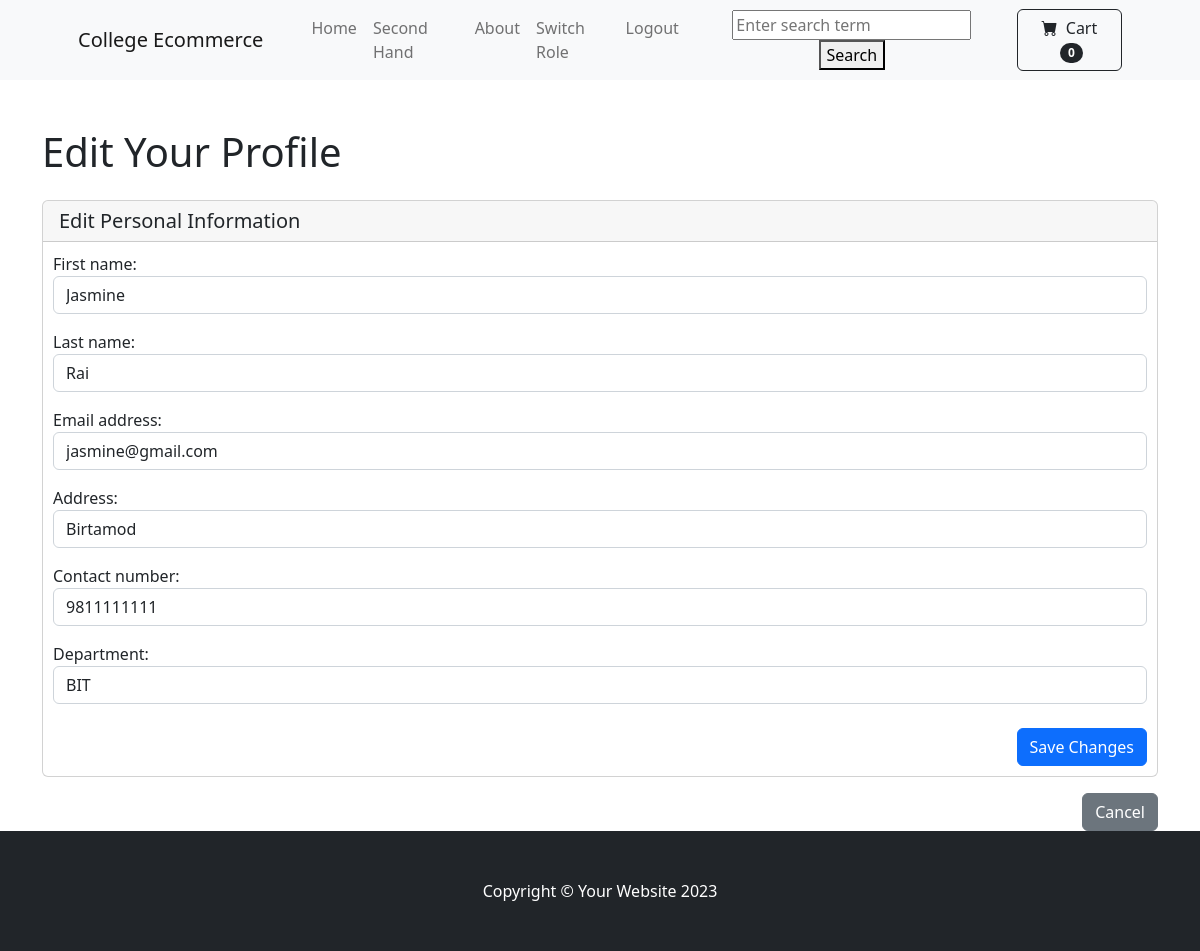
The app's page /account/profile/edit/4/ (signed in) with its own data.
### account/models.py (models this page shows, shortened)
class User(AbstractUser):
    USER_TYPE_CHOICES = (
        ('customer', 'Customer'),
        ('seller', 'Seller'),
        ('both', 'Both')
    )
    active_role = models.CharField(max_length=10, choices=USER_TYPE_CHOICES, default='seller')  # Field to store the active role
    user_type = models.CharField(max_length=10, choices=USER_TYPE_CHOICES, default='customer')
    username = models.CharField(max_length=50, blank=False, null=False, unique=True)
    address = models.CharField(max_length=100, blank=True, null=True)
    contact_number = models.CharField(max_length=10,  blank=True, null=True)
    DEPARTMENT_CHOICES = (
        ('', 'Select'),
        ('bca', 'BCA'),
        ('bit', 'BIT'),
    )
    department = models.CharField(max_length=10, choices=DEPARTMENT_CHOICES,   null=False, default="bca")

### account/views.py (the view)
# urls.py: path('profile/edit/<int:user_id>/', views.edit_profile, name='edit_profile'),
@login_required
def edit_profile(request, user_id):
    user = get_object_or_404(User, id=user_id)
    if request.method == 'POST':
        form = UserProfileForm(request.POST, instance=user)
        if form.is_valid():
            form.save()
            return redirect('account:profile', user_id=user.id)  # Redirect to the profile page after saving
    else:
        form = UserProfileForm(instance=user)
    return render(request, 'account/edit_profile.html', {'form': form, 'user': user})

### account/forms.py
class UserProfileForm(forms.ModelForm):
    class Meta:
        model = User
        fields = ['first_name', 'last_name', 'email', 'address', 'contact_number', 'department']
        widgets = {
            'first_name': forms.TextInput(attrs={'class': 'form-control'}),
            'last_name': forms.TextInput(attrs={'class': 'form-control'}),
            'email': forms.EmailInput(attrs={'class': 'form-control'}),
            'address': forms.TextInput(attrs={'class': 'form-control'}),
            'contact_number': forms.TextInput(attrs={'class': 'form-control'}),
            'department': forms.Select(attrs={'class': 'form-control'}),
        }

### cart/context_processor.py (called while the page is built)
def cart_quantity(request):
    cart = request.session.get('cart', {})
    total_quantity = sum(item['qty'] for item in cart.values())
    return {'cart_quantity': total_quantity}

### account/templates/account/edit_profile.html (shortened to what this page needs)
{% extends 'core/base.html' %}
{% block content %}
<div class="container mt-5">
    <h1 class="mb-4">Edit Your Profile</h1>
    <div class="card">
        <div class="card-header">
            <h5 class="card-title mb-0">Edit Personal Information</h5>
        </div>
        <div class="card-body">
            <form method="POST">
                {{ form.as_p }}
                <div class="mt-4 text-end">
                    <button type="submit" class="btn btn-primary">Save Changes</button>
                </div>
            </form>
        </div>
    </div>
    <div class="mt-3 text-end">
        <a href="{% url 'account:profile' user.id %}" class="btn btn-secondary">Cancel</a>
    </div>
</div>
{% endblock %}

### records on screen
User: first_name "Jasmine", last_name "Rai", email "jasmine@gmail.com", address "Birtamod", contact_number "9811111111", department "BIT"

### other values on screen
{{ cart_quantity }} "0"
